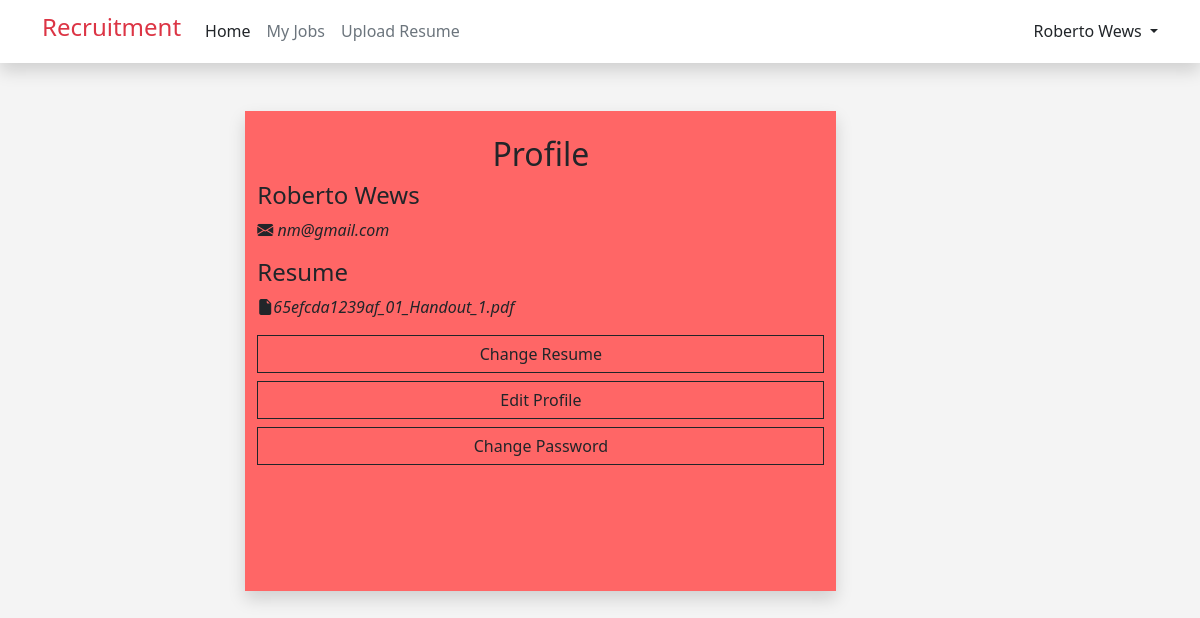
Page /profile.php (signed in) on the earlier database version.
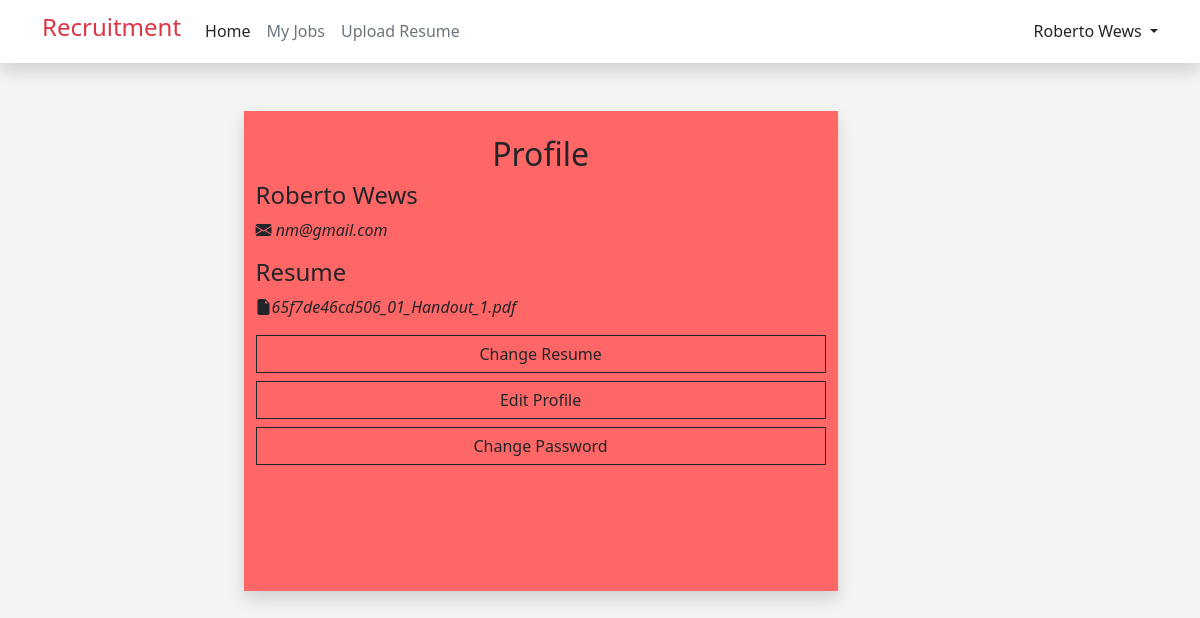
Same page on the later database version.
### tables this page shows
CREATE TABLE `user` (
  `id` int(11) NOT NULL,
  `first_name` varchar(255) NOT NULL,
  `last_name` varchar(255) NOT NULL,
  `email` varchar(255) NOT NULL,
  `password` varchar(255) NOT NULL,
  `role` varchar(255) NOT NULL,
  `resume` varchar(255) NOT NULL,
  `branch` varchar(255) NOT NULL
);

### profile.php (the view, shortened to what this page needs)
<?php
include ("dbconn.php");
include ("header.php");
if (isset ($_SESSION['user_id'])) {
    $userId = $_SESSION['user_id'];
    $query = "SELECT * FROM user WHERE id = '$userId'";
    $result = mysqli_query($conn, $query);
    $row = mysqli_fetch_array($result);
} else {
    header("Location: login.php");
    exit();
}
?>
<!DOCTYPE html>
<html lang="en">
<head>
</head>
<body style="background-color: #F4F4F4; ">
    <div class="container d-flex justify-content-center mt-5">
        <div class="row " style=" min-height: 60vh;">
            <div id="profile" class="col-md-10 shadow" style=" background-color: #ff6666;">
                <div class="text-center mt-4 text-dark fw-bold">
                    <h2 class="">Profile</h2>
                </div>
                <div>
                    <h4>
                        <?php echo $row['first_name']; ?>
                        <?php echo $row['last_name']; ?>
                    </h4>
                    <i class="bi bi-envelope-fill">
                        <?php echo $row['email']; ?>
                    </i>
                    <div class="col w-100 mt-3">
                        <div class="mb-2">
                            <h4>Resume</h4>
                            <?php
                            if ($row['resume']) {
                                echo '<i class="bi bi-file-earmark-fill">' . $row['resume'] . '</i>
                                    <a href="/recruitment/upload_resume.php" class="btn btn-outline-dark mb-2 form-control mt-3" style="border-radius: 0;">
                                        Change Resume
                                    </a>';
                            }
                            ?>
                            <button type="button" class="btn btn-outline-dark mb-2 form-control"
                                style="border-radius: 0;" onclick="toggleProfileEdit()">
                                Edit Profile
                            </button>
                            <button type="button" class="btn btn-outline-dark mb-2  form-control"
                                style="border-radius: 0;" onclick="toggleChangePass()">
                                Change Password
                            </button>
                        </div>
                    </div>
                </div>
            </div>
        </div>
    </div>
</body>
</html>

Differences in the rows shown:
changed user "Roberto": resume "65efcda1239af_01_Handout_1.pdf" → "65f7de46cd506_01_Handout_1.pdf"
